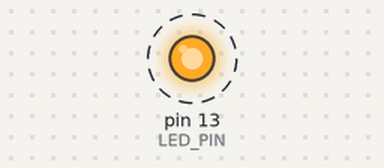
The sketch below on a simulated Arduino Uno, built with avr-gcc and run on an emulated ATmega328P. On the bench: output pins drawn as LEDs (lit = HIGH). Dashed ring = blinking.

Above: at 0.2 s.
Timing chart, 0 to 3.0 s (numbered marks = the images above):
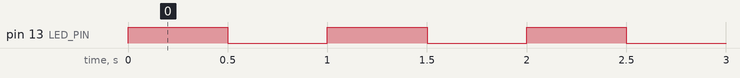

The sketch:

Blink_Demo_App.ino
```cpp
//Create a handle for the LED pin number
unsigned short LED_PIN = 13;

//Setup function, here we prepare the LED
void setup() {

  //Set pinmode of LED so we can to output it
  pinMode(LED_PIN, OUTPUT);

}

//The main function - this will loop
void loop() {

  //Turn on LED
  digitalWrite(LED_PIN, HIGH);

  //Pause program for 0.5 seconds, so the LED is on for half a second
  delay(500);

  //Turn off LED
  digitalWrite(LED_PIN, LOW);

  //Pause program for 0.5 seconds, so the LED is off for half a second
  delay(500);

}
```

Measured:
- by itself, pin 13 (LED_PIN): alternates HIGH for 0.50 s and LOW for 0.50 s
